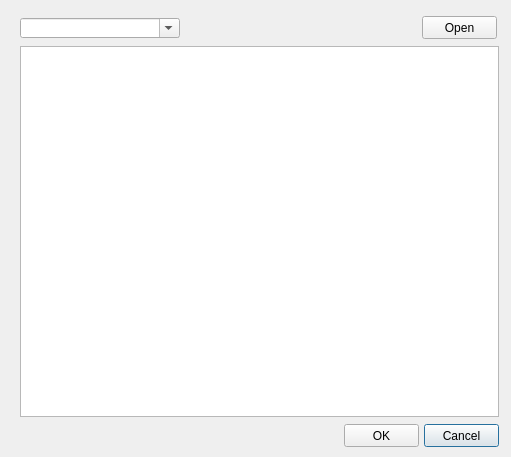
<?xml version="1.0" encoding="UTF-8"?>
<ui version="4.0">
 <class>Dialog</class>
 <widget class="QDialog" name="Dialog">
  <property name="geometry">
   <rect>
    <x>0</x>
    <y>0</y>
    <width>511</width>
    <height>457</height>
   </rect>
  </property>
  <property name="windowTitle">
   <string>Dialog</string>
  </property>
  <widget class="QPushButton" name="btn_cancel">
   <property name="geometry">
    <rect>
     <x>424</x>
     <y>424</y>
     <width>75</width>
     <height>23</height>
    </rect>
   </property>
   <property name="text">
    <string>Cancel</string>
   </property>
  </widget>
  <widget class="QPushButton" name="btn_accept">
   <property name="geometry">
    <rect>
     <x>344</x>
     <y>424</y>
     <width>75</width>
     <height>23</height>
    </rect>
   </property>
   <property name="text">
    <string>OK</string>
   </property>
  </widget>
  <widget class="QPushButton" name="btn_accept_2">
   <property name="geometry">
    <rect>
     <x>422</x>
     <y>16</y>
     <width>75</width>
     <height>23</height>
    </rect>
   </property>
   <property name="text">
    <string>Open</string>
   </property>
  </widget>
  <widget class="QTableView" name="tbl_psm">
   <property name="geometry">
    <rect>
     <x>20</x>
     <y>46</y>
     <width>479</width>
     <height>371</height>
    </rect>
   </property>
   <property name="sortingEnabled">
    <bool>true</bool>
   </property>
  </widget>
  <widget class="QComboBox" name="nw_workcat_id">
   <property name="geometry">
    <rect>
     <x>20</x>
     <y>18</y>
     <width>160</width>
     <height>20</height>
    </rect>
   </property>
   <property name="autoFillBackground">
    <bool>true</bool>
   </property>
   <property name="editable">
    <bool>true</bool>
   </property>
   <property name="maxVisibleItems">
    <number>8</number>
   </property>
   <property name="frame">
    <bool>true</bool>
   </property>
  </widget>
 </widget>
 <resources/>
 <connections/>
</ui>
